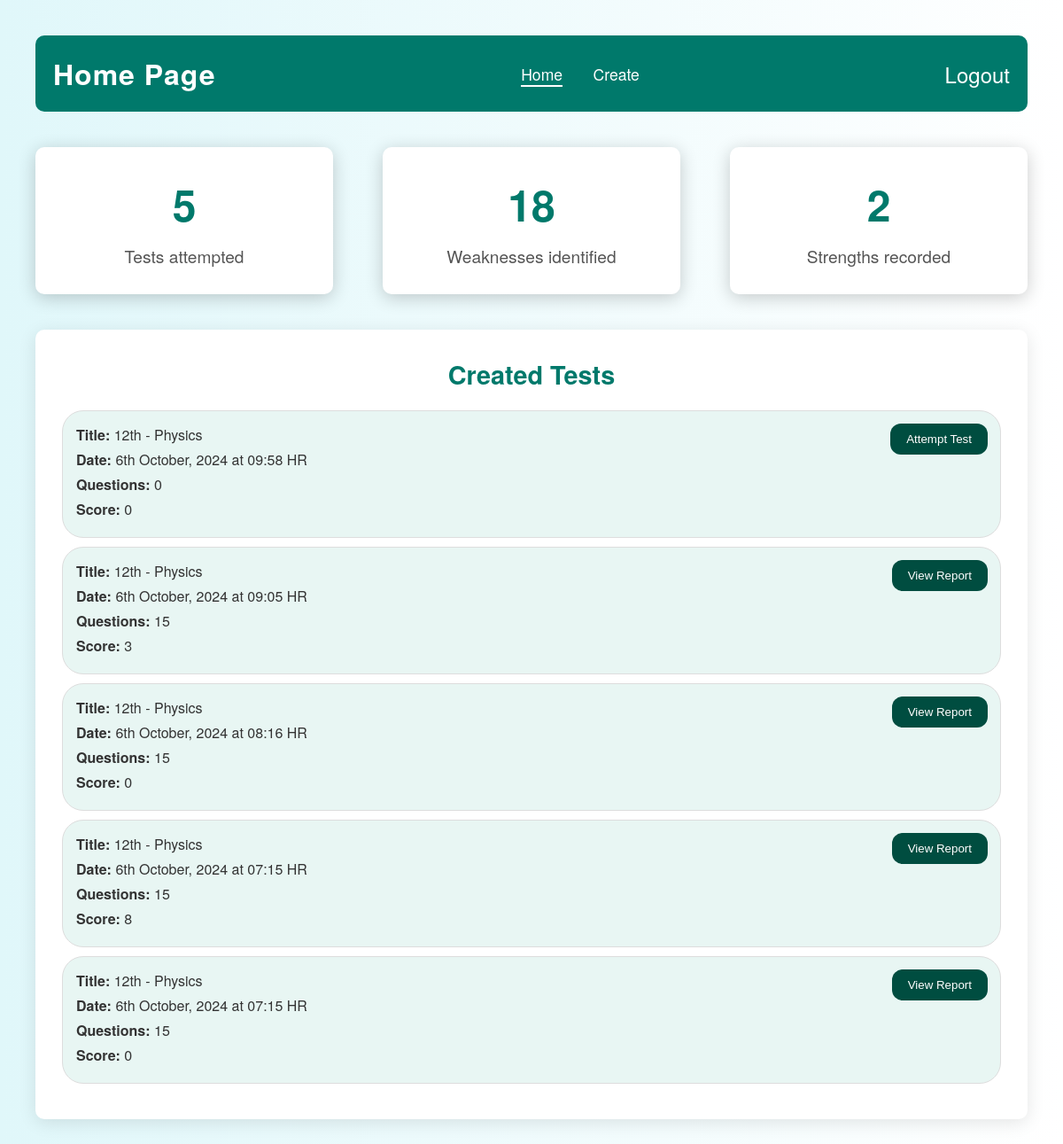
Page /home (signed in) on the committed database.
### database.py (models this page shows)
class Onboarding(Base):
    __tablename__ = 'onboardings'
    id = Column(Integer, primary_key=True, autoincrement=True)
    user_id = Column(Integer, nullable=False)
    grade_year = Column(String, nullable=False)
    goal = Column(String, nullable=False)
    subject = Column(String, nullable=False)
    score = Column(Integer, nullable=False)
    timestamp = Column(String, nullable=False)
    report_generated = Column(BOOLEAN)

### server.py (the view)
@app.route("/")
@app.route("/home")
def base():
    if "loggedIn" in flask_session:
        if flask_session["loggedIn"] == True:
            Session = sessionmaker(bind=db.engine)
            session = Session()
            created_tests_rec: list[db.Onboarding] = (
                session.query(db.Onboarding)
                .filter(db.Onboarding.user_id == flask_session["userID"])
                .all()
            )
            created_tests = []
            for test in created_tests_rec:
                allow_generate = False
                question_count = 0
                chapters: list[db.Chapter] = (
                    session.query(db.Chapter)
                    .filter(db.Chapter.onboarding_id == test.id)
                    .all()
                )
                for chapter in chapters:
                    topics: list[db.Topic] = (
                        session.query(db.Topic)
                        .filter(db.Topic.chapter_id == chapter.id)
                        .all()
                    )
                    for topic in topics:
                        questions = (
                            session.query(db.Question)
                            .filter(db.Question.topic_id == topic.id)
                            .all()
                        )
                        for question in questions:
                            answer = (
                                session.query(db.Answer)
                                .filter(db.Answer.question_id == question.id)
                                .first()
                            )
                            if answer != None:
                                allow_generate = True
                        question_count += len(questions)
                created_tests.append(
                    {
                        "title": f"{test.grade_year} - {test.subject}",
                        "timestamp": test.timestamp,
                        "question_count": question_count,
                        "score": test.score,
                        "id": test.id,
                        "type": (
                            2
                            if test.report_generated
                            else 1 if allow_generate else 0
                        ),
                    }
                )
            strengths = []
            weaknesses = []
            Session = sessionmaker(bind=db.engine)
            session = Session()
            created_tests_rec: list[db.Onboarding] = (
                session.query(db.Onboarding)
                .filter(db.Onboarding.user_id == flask_session["userID"])
                .all()
            )
            for test in created_tests_rec:
                chapters: list[db.Chapter] = (
                    session.query(db.Chapter)
                    .filter(db.Chapter.onboarding_id == test.id)
                    .all()
                )
                for chapter in chapters:
                    topics: list[db.Topic] = (
                        session.query(db.Topic)
                        .filter(db.Topic.chapter_id == chapter.id)
                        .all()
                    )
                    for topic in topics:
                        if topic.score < 0.75:
                            weaknesses.append(topic.title)
                        else:
                            strengths.append(topic.title)
            return render_template(
                "index.html",
                test_count=len(created_tests),
                weak_count=len(weaknesses),
                strength_count=len(strengths),
                created_tests=reversed(created_tests),
            )
        else:
            return redirect("/login")
    else:
        return redirect("/login")

### templates/index.html (shortened to what this page needs)
<!DOCTYPE html>
<html lang="en">
<head>
</head>
<body>
    <div class="container">
        <header>
            <div>
                <h1>Home Page</h1>
            </div>
            <nav>
                <a href="/home" style="border-bottom: 2px solid white;">Home</a>
                <a href="/create">Create</a>
            </nav>
            <div class="logout"><a href="/logout" style="color: white; text-decoration: none;">Logout</a></div>
        </header>
        <div class="stats">
            <div class="stat-box">
                <h2>{{ test_count }}</h2>
                <p>Tests attempted</p>
            </div>
            <div class="stat-box">
                <h2>{{ weak_count }}</h2>
                <p>Weaknesses identified</p>
            </div>
            <div class="stat-box">
                <h2>{{ strength_count }}</h2>
                <p>Strengths recorded</p>
            </div>
        </div>
        <div class="tests-list">
            <h3>Created Tests</h3>
            {% if created_tests %}
            {% for test in created_tests %}
            <div class="test-item">
                <p><strong>Title:</strong> {{ test.title }}</p>
                <p><strong>Date:</strong> {{ test.timestamp }}</p>
                <p><strong>Questions:</strong> {{ test.question_count }}</p>
                <p><strong>Score:</strong> {{ test.score }}</p>
                {% if test.type == 0 %}
                <form action="/onboarding_confirmation/{{ test.id }}" method="get">
                    <button type="submit" class="generate_result-button">Attempt Test</button>
                </form>
                {% endif %}
                {% if test.type == 2 %}
                <form action="/view_report/{{ test.id }}" method="get">
                    <button type="submit" class="generate_result-button">View Report</button>
                </form>
                {% endif %}
            </div>
            {% endfor %}
            {% else %}
            <p class="no-tests">No created tests yet. Start one today!</p>
            {% endif %}
        </div>
    </div>
</body>
</html>

### templates/index.html (style rules this page uses)
* { margin: 0; padding: 0; box-sizing: border-box; }
body { font-family: 'Helvetica Neue', sans-serif; background: linear-gradient(to right, #e0f7fa, #ffffff); color: #333; text-align: center; padding: 20px; animation: fadeIn 1s ease-in; }
.container { max-width: 1200px; margin: 0 auto; padding: 20px; }
header { display: flex; justify-content: space-between; align-items: center; padding: 20px; background-color: #00796b; color: white; border-radius: 10px; margin-bottom: 40px; transition: background-color 0.3s; }
header h1 { font-size: 2rem; font-weight: bold; letter-spacing: 1px; }
nav a { color: white; text-decoration: none; margin: 0 15px; font-size: 1.1rem; transition: color 0.3s; }
.logout { font-size: 1.5rem; cursor: pointer; transition: transform 0.3s; }
.stats { display: flex; justify-content: space-between; margin-bottom: 40px; }
.stat-box { background-color: #fff; padding: 30px; border-radius: 10px; box-shadow: 0 4px 20px rgba(0, 0, 0, 0.2); width: 30%; text-align: center; transition: transform 0.3s, box-shadow 0.3s; }
.stat-box h2 { font-size: 3rem; color: #00796b; margin-bottom: 10px; }
.stat-box p { font-size: 1.2rem; color: #555; }
.tests-list { background-color: #fff; padding: 30px; border-radius: 10px; box-shadow: 0 4px 20px rgba(0, 0, 0, 0.1); margin-bottom: 40px; }
.tests-list h3 { font-size: 1.8rem; color: #00796b; margin-bottom: 20px; }
.test-item { background-color: #e8f6f3; position: relative; padding: 15px; border: 1px solid #ddd; margin-bottom: 10px; border-radius: 24px; text-align: left; transition: background-color 0.3s, transform 0.3s; }
.generate_result-button { position: absolute; top: 14px; right: 14px; background-color: #004d40; color: white; padding: 10px 18px; text-decoration: none; border-radius: 12px; border: none; cursor: pointer; transition: background-color 0.3s, transform 0.3s; }
.test-item p { margin-bottom: 5px; font-size: 1rem; }

### rows in the picture
Onboarding: title "12th - Physics", timestamp "6th October, 2024 at 09:58 HR", question_count "0", score "0"
Onboarding: title "12th - Physics", timestamp "6th October, 2024 at 09:05 HR", question_count "15", score "3"
Onboarding: title "12th - Physics", timestamp "6th October, 2024 at 08:16 HR", question_count "15", score "0"
Onboarding: title "12th - Physics", timestamp "6th October, 2024 at 07:15 HR", question_count "15", score "8"
Onboarding: title "12th - Physics", timestamp "6th October, 2024 at 07:15 HR", question_count "15", score "0"

### other values in the picture
{{ test_count }} "5"
{{ weak_count }} "18"
{{ strength_count }} "2"
